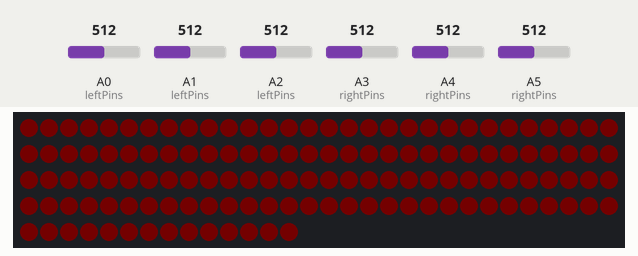
Simulated run of this program. Board: Arduino Nano, built with avr-gcc and run on an emulated ATmega328P. Parts: 134 RGB LEDs in strip order, left to right, continuing on the next row. Inputs (shaded band) come from the test bench; at power-on: A0 (leftPins) = 512, A1 (leftPins) = 512, A3 (rightPins) = 512, A2 (leftPins) = 512, A4 (rightPins) = 512, A5 (rightPins) = 512. Dim RGB values are drawn brighter than linear.

Above: at 2.1 s.
At 3.1 s:
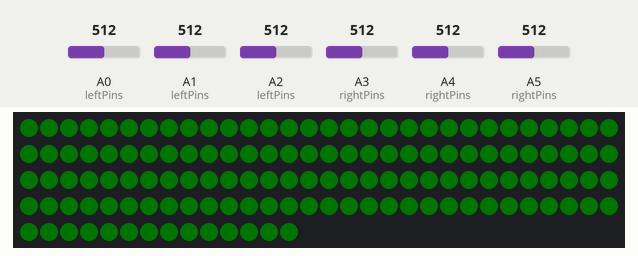
At 6.2 s:
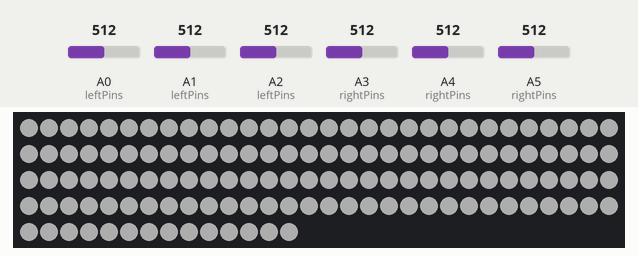
6.3 s: A0 (leftPins) set to 688
7.8 s: A0 (leftPins) set to 714
9.3 s: A1 (leftPins) set to 535
10.8 s: A1 (leftPins) set to 556
12.3 s: A3 (rightPins) set to 685
13.8 s: A3 (rightPins) set to 721
Timing chart, 0 to 16.3 s (numbered marks = the images above; inputs shaded):
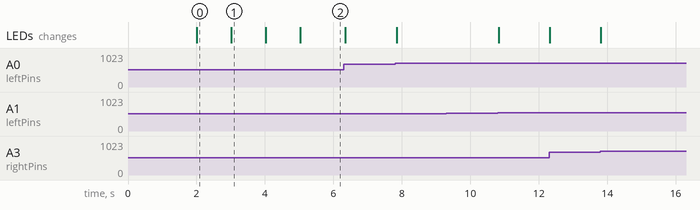

The program:

main.cpp
```cpp
#include <Arduino.h>
#include <FastLED.h>

#define LED_PIN     2
#define NUM_LEDS    134
#define MIDDLE_1_LED  13
#define MIDDLE_2_LED  67
#define LED_TYPE    WS2812B
#define COLOR_ORDER GRB
#define BRIGHTNESS 100
#define POT_MASK 0b1111111111100000

CRGB leds[NUM_LEDS];

// Define pins for the potentiometers
#define POT_R1  A0  // Red control for left side
#define POT_G1  A1  // Green control for left side
#define POT_B1  A2  // Blue control for left side
#define POT_R2  A3  // Red control for right side
#define POT_G2  A4  // Green control for right side
#define POT_B2  A5  // Blue control for right side

// Define the class colorControl
class colorControl {
  private:
    int pins[3]; // Array to store pins for Red, Green, Blue potentiometers
    int lastStates[3]; // Array to store the last values of potentiometers

  public:
    // Constructor to initialize pins using an array and set initial states
    colorControl(int pinArray[3]) {
      for (int i = 0; i < 3; i++) {
        pins[i] = pinArray[i];
        lastStates[i] = analogRead(pins[i]); // Initialize last states
      }
    }

    // Method to get the color based on the potentiometer values
    CRGB getColor() {
      return CRGB(map(analogRead(pins[0]) & POT_MASK, 0, 1023, 0, 255),  // Map Red value
                  map(analogRead(pins[1]) & POT_MASK, 0, 1023, 0, 255),  // Map Green value
                  map(analogRead(pins[2]) & POT_MASK, 0, 1023, 0, 255)); // Map Blue value
    }

    // Method to update the last known values of the potentiometers
    void updateStates() {
      for (int i = 0; i < 3; i++) {
        lastStates[i] = analogRead(pins[i]); // Update each potentiometer value
      }
    }
};

// Arrays for the pin numbers for each side
int leftPins[3] = {POT_R1, POT_G1, POT_B1};
int rightPins[3] = {POT_R2, POT_G2, POT_B2};

// Create pointers for colorControl instances
colorControl* leftControl;
colorControl* rightControl;

void setup() {
  FastLED.addLeds<LED_TYPE, LED_PIN, COLOR_ORDER>(leds, NUM_LEDS);

  FastLED.setBrightness(1);
  fill_solid(leds, NUM_LEDS , CRGB::Black);
  FastLED.show();
  delay(2000);
  fill_solid(leds, NUM_LEDS , CRGB::Red);
  FastLED.show();
  delay(1000);
  fill_solid(leds, NUM_LEDS , CRGB::Green);
  FastLED.show();
  delay(1000);
  fill_solid(leds, NUM_LEDS , CRGB::Blue);
  FastLED.show();
  delay(1000);

  FastLED.setBrightness(BRIGHTNESS);
  // Initialize colorControl instances inside setup
  leftControl = new colorControl(leftPins);
  rightControl = new colorControl(rightPins);
}

void loop() {
  // Get the updated colors
  CRGB colorLeft = leftControl->getColor();
  CRGB colorRight = rightControl->getColor();

  // Update the LED strip with the new colors for both sides
  fill_solid(leds, MIDDLE_1_LED, colorLeft);                // Left side 1
  fill_solid(leds + MIDDLE_1_LED, MIDDLE_2_LED, colorRight); // Right side
  fill_solid(leds + MIDDLE_1_LED + MIDDLE_2_LED, NUM_LEDS - MIDDLE_1_LED - MIDDLE_2_LED, colorLeft); // Left side 2

  // Show the updated LEDs
  FastLED.show();

  // Update the states of both potentiometer sets after each loop
  leftControl->updateStates();
  rightControl->updateStates();

  delay(50); // Short delay to reduce flickering and debounce
}
```

Measured:
- after the input at 9.3 s, every drawn part: stays the same
- what the display in image 0 shows lasts 1.0 s, from 2.0 s to 3.0 s
